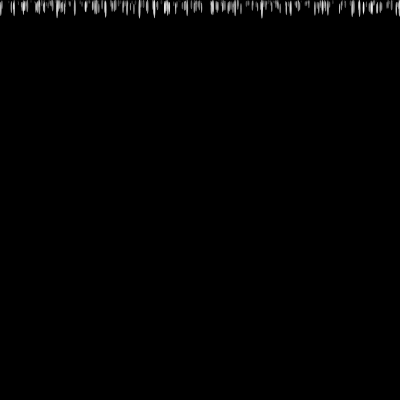
Frame 1 (no input)
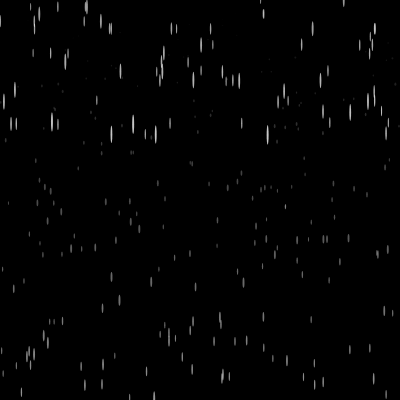
Frame 60 (no input)
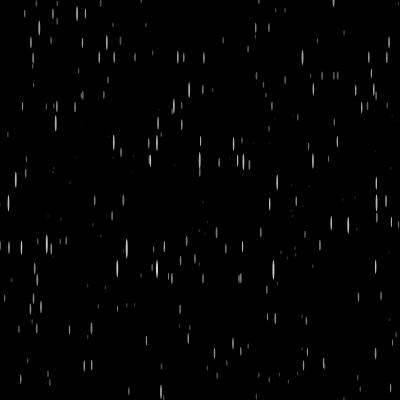
Frame 120 (the mouse pressed at the canvas centre since frame 60)

The p5.js sketch that drew these frames (run headless with seeded random() and noise() and a simulated clock; from frame 60 on, the mouse is pressed at the canvas centre):

// p5.js sketch
// ── sketch.js
let drops = [];
let numDrops = 300;

class RainDrop {

    constructor(_x, _r, _wind, _g) {
        this.x = _x;
        this.y = 0;
        this.r = random(10, _r);
        this.wind = random(-_wind, _wind);
        this.g = random(_g);
    }

    move() {
    
        this.x = this.x + this.wind;
        this.y = this.y + this.g;

        if (this.y > height) {
            this.y = 0;
        }
        if (this.y < 0) {
            this.y = height;
        }
        if (this.x > width) {
            this.x = 0;
        }
        if (this.x < 0) {
            this.x = width;
        }
    }

    show() {
        fill(255, this.g/9 * 200);
        ellipse(this.x, this.y, this.r/10, this.r * this.g/9);
    }
}


function setup() {
    
    createCanvas(400, 400);
    // createCanvas(innerWidth, innerHeight);

    for (let i = 0; i < numDrops; i++) {
        drops[i] = new RainDrop(random(width), 20, 0.2, 9);
    }


}


function draw() {

    background(0);
    noStroke();
    // noFill();

    for (let i = 0; i < drops.length; i++) {
        drops[i].move();
        drops[i].show();
    }
   
}
